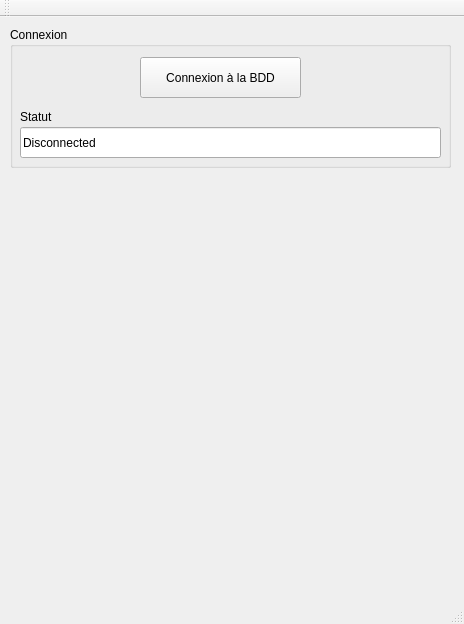
<?xml version="1.0" encoding="UTF-8"?>
<ui version="4.0">
 <class>AdministratorAppClass</class>
 <widget class="QMainWindow" name="AdministratorAppClass">
  <property name="geometry">
   <rect>
    <x>0</x>
    <y>0</y>
    <width>464</width>
    <height>624</height>
   </rect>
  </property>
  <property name="windowTitle">
   <string>AdministratorApp</string>
  </property>
  <widget class="QWidget" name="centralWidget">
   <widget class="QGroupBox" name="groupBox">
    <property name="geometry">
     <rect>
      <x>10</x>
      <y>10</y>
      <width>441</width>
      <height>141</height>
     </rect>
    </property>
    <property name="title">
     <string>Connexion</string>
    </property>
    <widget class="QPushButton" name="connectButton">
     <property name="geometry">
      <rect>
       <x>130</x>
       <y>30</y>
       <width>161</width>
       <height>41</height>
      </rect>
     </property>
     <property name="text">
      <string>Connexion à la BDD</string>
     </property>
    </widget>
    <widget class="QLabel" name="statusLabel">
     <property name="geometry">
      <rect>
       <x>10</x>
       <y>80</y>
       <width>421</width>
       <height>20</height>
      </rect>
     </property>
     <property name="text">
      <string>Statut</string>
     </property>
     <property name="scaledContents">
      <bool>false</bool>
     </property>
     <property name="wordWrap">
      <bool>true</bool>
     </property>
     <property name="openExternalLinks">
      <bool>false</bool>
     </property>
    </widget>
    <widget class="QLineEdit" name="statusLine">
     <property name="geometry">
      <rect>
       <x>10</x>
       <y>100</y>
       <width>421</width>
       <height>31</height>
      </rect>
     </property>
     <property name="text">
      <string>Disconnected</string>
     </property>
     <property name="readOnly">
      <bool>true</bool>
     </property>
    </widget>
   </widget>
  </widget>
  <widget class="QMenuBar" name="menuBar">
   <property name="geometry">
    <rect>
     <x>0</x>
     <y>0</y>
     <width>464</width>
     <height>20</height>
    </rect>
   </property>
  </widget>
  <widget class="QToolBar" name="mainToolBar">
   <attribute name="toolBarArea">
    <enum>TopToolBarArea</enum>
   </attribute>
   <attribute name="toolBarBreak">
    <bool>false</bool>
   </attribute>
  </widget>
  <widget class="QStatusBar" name="statusBar"/>
 </widget>
 <layoutdefault spacing="6" margin="11"/>
 <resources>
  <include location="AdministratorApp.qrc"/>
 </resources>
 <connections>
  <connection>
   <sender>connectButton</sender>
   <signal>clicked()</signal>
   <receiver>AdministratorAppClass</receiver>
   <slot>ConnectToDatabase()</slot>
   <hints>
    <hint type="sourcelabel">
     <x>220</x>
     <y>97</y>
    </hint>
    <hint type="destinationlabel">
     <x>231</x>
     <y>311</y>
    </hint>
   </hints>
  </connection>
 </connections>
 <slots>
  <slot>ConnectToDatabase()</slot>
 </slots>
</ui>
